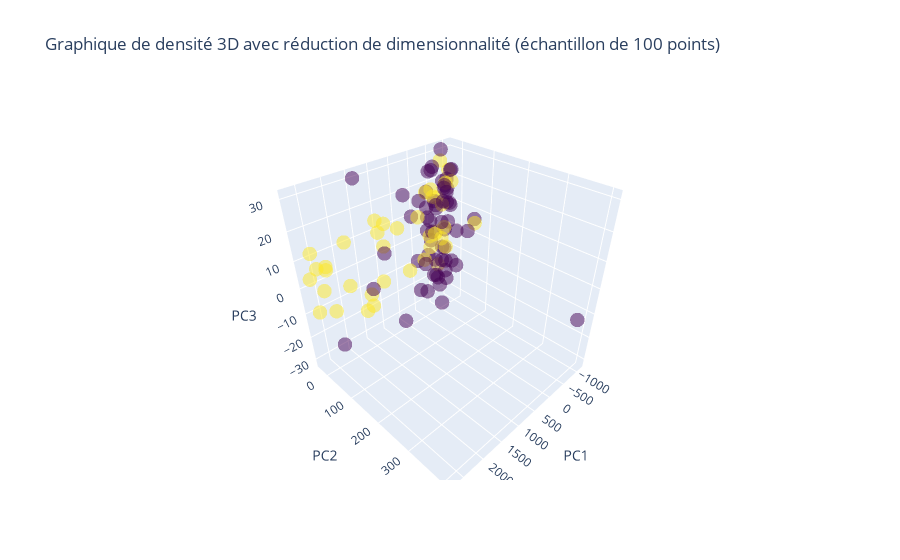

The notebook cell saved with this chart:
### Code cell
import plotly.graph_objects as go

fig = go.Figure(data=[
    go.Scatter3d(
        x=data_sampled['PC1'],
        y=data_sampled['PC2'],
        z=data_sampled['PC3'],
        mode='markers',
        marker=dict(
            size=5,
            color=data_sampled['Satisfaction'],  
            colorscale='Viridis',  
            opacity=0.5
        )
    )
])

fig.update_layout(
    title='Graphique de densité 3D avec réduction de dimensionnalité (échantillon de 100 points)',
    scene=dict(
        xaxis_title='PC1',
        yaxis_title='PC2',
        zaxis_title='PC3'
    )
)

fig.show()
